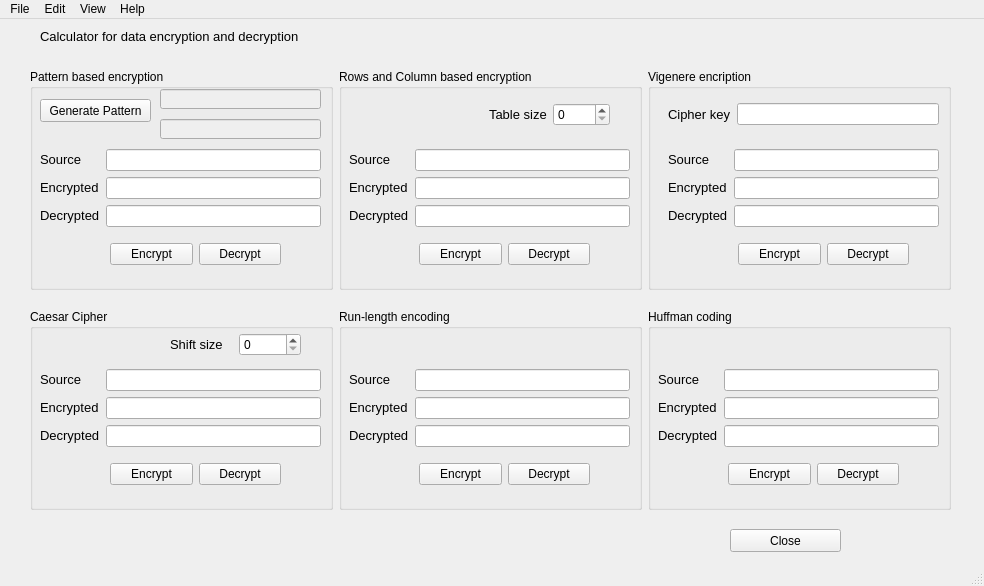
<?xml version="1.0" encoding="UTF-8"?>
<ui version="4.0">
 <class>MainWindow</class>
 <widget class="QMainWindow" name="MainWindow">
  <property name="geometry">
   <rect>
    <x>0</x>
    <y>0</y>
    <width>984</width>
    <height>586</height>
   </rect>
  </property>
  <property name="windowTitle">
   <string>MainWindow</string>
  </property>
  <property name="iconSize">
   <size>
    <width>16</width>
    <height>16</height>
   </size>
  </property>
  <widget class="QWidget" name="centralwidget">
   <widget class="QPushButton" name="pushButton">
    <property name="enabled">
     <bool>true</bool>
    </property>
    <property name="geometry">
     <rect>
      <x>730</x>
      <y>510</y>
      <width>111</width>
      <height>23</height>
     </rect>
    </property>
    <property name="text">
     <string>Close</string>
    </property>
   </widget>
   <widget class="QWidget" name="horizontalLayoutWidget_5">
    <property name="geometry">
     <rect>
      <x>30</x>
      <y>50</y>
      <width>921</width>
      <height>221</height>
     </rect>
    </property>
    <layout class="QHBoxLayout" name="horizontalLayout_5">
     <item>
      <widget class="QGroupBox" name="groupBox">
       <property name="title">
        <string>Pattern based encryption</string>
       </property>
       <widget class="QLineEdit" name="lineEditPattern1">
        <property name="enabled">
         <bool>false</bool>
        </property>
        <property name="geometry">
         <rect>
          <x>130</x>
          <y>20</y>
          <width>161</width>
          <height>20</height>
         </rect>
        </property>
       </widget>
       <widget class="QLineEdit" name="lineEditPattern2">
        <property name="enabled">
         <bool>false</bool>
        </property>
        <property name="geometry">
         <rect>
          <x>130</x>
          <y>50</y>
          <width>161</width>
          <height>20</height>
         </rect>
        </property>
       </widget>
       <widget class="QPushButton" name="pushButtonGeneratePattern">
        <property name="geometry">
         <rect>
          <x>10</x>
          <y>30</y>
          <width>111</width>
          <height>23</height>
         </rect>
        </property>
        <property name="text">
         <string>Generate Pattern</string>
        </property>
       </widget>
       <widget class="QWidget" name="formLayoutWidget">
        <property name="geometry">
         <rect>
          <x>10</x>
          <y>80</y>
          <width>281</width>
          <height>80</height>
         </rect>
        </property>
        <layout class="QFormLayout" name="formLayout">
         <item row="0" column="0">
          <widget class="QLabel" name="labelSource">
           <property name="text">
            <string>&lt;html&gt;&lt;head/&gt;&lt;body&gt;&lt;p&gt;&lt;span style=&quot; font-size:10pt;&quot;&gt;Source&lt;/span&gt;&lt;/p&gt;&lt;/body&gt;&lt;/html&gt;</string>
           </property>
          </widget>
         </item>
         <item row="1" column="0">
          <widget class="QLabel" name="labelEncrypted">
           <property name="text">
            <string>&lt;html&gt;&lt;head/&gt;&lt;body&gt;&lt;p&gt;&lt;span style=&quot; font-size:10pt;&quot;&gt;Encrypted&lt;/span&gt;&lt;/p&gt;&lt;/body&gt;&lt;/html&gt;</string>
           </property>
          </widget>
         </item>
         <item row="2" column="0">
          <widget class="QLabel" name="labelDecrypted">
           <property name="text">
            <string>&lt;html&gt;&lt;head/&gt;&lt;body&gt;&lt;p&gt;&lt;span style=&quot; font-size:10pt;&quot;&gt;Decrypted&lt;/span&gt;&lt;/p&gt;&lt;/body&gt;&lt;/html&gt;</string>
           </property>
          </widget>
         </item>
         <item row="0" column="1">
          <widget class="QLineEdit" name="lineEditSource"/>
         </item>
         <item row="1" column="1">
          <widget class="QLineEdit" name="lineEditEncrypted"/>
         </item>
         <item row="2" column="1">
          <widget class="QLineEdit" name="lineEditDecrypted"/>
         </item>
        </layout>
       </widget>
       <widget class="QWidget" name="horizontalLayoutWidget">
        <property name="geometry">
         <rect>
          <x>80</x>
          <y>170</y>
          <width>171</width>
          <height>31</height>
         </rect>
        </property>
        <layout class="QHBoxLayout" name="horizontalLayout">
         <item>
          <widget class="QPushButton" name="pushButtonEncrypt">
           <property name="text">
            <string>Encrypt</string>
           </property>
          </widget>
         </item>
         <item>
          <widget class="QPushButton" name="pushButtonDecrypt">
           <property name="text">
            <string>Decrypt</string>
           </property>
          </widget>
         </item>
        </layout>
       </widget>
       <zorder>lineEditPattern2</zorder>
       <zorder>pushButtonGeneratePattern</zorder>
       <zorder>formLayoutWidget</zorder>
       <zorder>horizontalLayoutWidget</zorder>
       <zorder>lineEditPattern1</zorder>
      </widget>
     </item>
     <item>
      <widget class="QGroupBox" name="groupBox_2">
       <property name="title">
        <string>Rows and Column based encryption</string>
       </property>
       <widget class="QWidget" name="formLayoutWidget_2">
        <property name="geometry">
         <rect>
          <x>10</x>
          <y>80</y>
          <width>281</width>
          <height>81</height>
         </rect>
        </property>
        <layout class="QFormLayout" name="formLayout_2">
         <item row="0" column="0">
          <widget class="QLabel" name="labelSource_2">
           <property name="text">
            <string>&lt;html&gt;&lt;head/&gt;&lt;body&gt;&lt;p&gt;&lt;span style=&quot; font-size:10pt;&quot;&gt;Source&lt;/span&gt;&lt;/p&gt;&lt;/body&gt;&lt;/html&gt;</string>
           </property>
          </widget>
         </item>
         <item row="0" column="1">
          <widget class="QLineEdit" name="lineEditSource_2"/>
         </item>
         <item row="1" column="0">
          <widget class="QLabel" name="labelEncrypted_2">
           <property name="text">
            <string>&lt;html&gt;&lt;head/&gt;&lt;body&gt;&lt;p&gt;&lt;span style=&quot; font-size:10pt;&quot;&gt;Encrypted&lt;/span&gt;&lt;/p&gt;&lt;/body&gt;&lt;/html&gt;</string>
           </property>
          </widget>
         </item>
         <item row="1" column="1">
          <widget class="QLineEdit" name="lineEditEncrypted_2"/>
         </item>
         <item row="2" column="0">
          <widget class="QLabel" name="labelDecrypted_2">
           <property name="text">
            <string>&lt;html&gt;&lt;head/&gt;&lt;body&gt;&lt;p&gt;&lt;span style=&quot; font-size:10pt;&quot;&gt;Decrypted&lt;/span&gt;&lt;/p&gt;&lt;/body&gt;&lt;/html&gt;</string>
           </property>
          </widget>
         </item>
         <item row="2" column="1">
          <widget class="QLineEdit" name="lineEditDecrypted_2"/>
         </item>
        </layout>
       </widget>
       <widget class="QWidget" name="horizontalLayoutWidget_2">
        <property name="geometry">
         <rect>
          <x>80</x>
          <y>170</y>
          <width>171</width>
          <height>31</height>
         </rect>
        </property>
        <layout class="QHBoxLayout" name="horizontalLayout_2">
         <item>
          <widget class="QPushButton" name="pushButtonEncrypt_2">
           <property name="text">
            <string>Encrypt</string>
           </property>
          </widget>
         </item>
         <item>
          <widget class="QPushButton" name="pushButtonDecrypt_2">
           <property name="text">
            <string>Decrypt</string>
           </property>
          </widget>
         </item>
        </layout>
       </widget>
       <widget class="QWidget" name="horizontalLayoutWidget_8">
        <property name="geometry">
         <rect>
          <x>150</x>
          <y>30</y>
          <width>121</width>
          <height>31</height>
         </rect>
        </property>
        <layout class="QHBoxLayout" name="horizontalLayout_8">
         <item>
          <widget class="QLabel" name="labelTableSize">
           <property name="text">
            <string>&lt;html&gt;&lt;head/&gt;&lt;body&gt;&lt;p&gt;&lt;span style=&quot; font-size:10pt;&quot;&gt;Table size&lt;/span&gt;&lt;/p&gt;&lt;/body&gt;&lt;/html&gt;</string>
           </property>
          </widget>
         </item>
         <item>
          <widget class="QSpinBox" name="spinBox"/>
         </item>
        </layout>
       </widget>
      </widget>
     </item>
     <item>
      <widget class="QGroupBox" name="groupBox_3">
       <property name="title">
        <string>Vigenere encription</string>
       </property>
       <widget class="QWidget" name="horizontalLayoutWidget_4">
        <property name="geometry">
         <rect>
          <x>90</x>
          <y>170</y>
          <width>171</width>
          <height>31</height>
         </rect>
        </property>
        <layout class="QHBoxLayout" name="horizontalLayout_4">
         <item>
          <widget class="QPushButton" name="pushButtonEncrypt_3">
           <property name="text">
            <string>Encrypt</string>
           </property>
          </widget>
         </item>
         <item>
          <widget class="QPushButton" name="pushButtonDecrypt_3">
           <property name="text">
            <string>Decrypt</string>
           </property>
          </widget>
         </item>
        </layout>
       </widget>
       <widget class="QWidget" name="formLayoutWidget_3">
        <property name="geometry">
         <rect>
          <x>20</x>
          <y>80</y>
          <width>271</width>
          <height>81</height>
         </rect>
        </property>
        <layout class="QFormLayout" name="formLayout_4">
         <item row="0" column="0">
          <widget class="QLabel" name="labelSource_3">
           <property name="text">
            <string>&lt;html&gt;&lt;head/&gt;&lt;body&gt;&lt;p&gt;&lt;span style=&quot; font-size:10pt;&quot;&gt;Source&lt;/span&gt;&lt;/p&gt;&lt;/body&gt;&lt;/html&gt;</string>
           </property>
          </widget>
         </item>
         <item row="0" column="1">
          <widget class="QLineEdit" name="lineEditSource_3"/>
         </item>
         <item row="1" column="0">
          <widget class="QLabel" name="labelEncrypted_3">
           <property name="text">
            <string>&lt;html&gt;&lt;head/&gt;&lt;body&gt;&lt;p&gt;&lt;span style=&quot; font-size:10pt;&quot;&gt;Encrypted&lt;/span&gt;&lt;/p&gt;&lt;/body&gt;&lt;/html&gt;</string>
           </property>
          </widget>
         </item>
         <item row="1" column="1">
          <widget class="QLineEdit" name="lineEditEncrypted_3"/>
         </item>
         <item row="2" column="0">
          <widget class="QLabel" name="labelDecrypted_3">
           <property name="text">
            <string>&lt;html&gt;&lt;head/&gt;&lt;body&gt;&lt;p&gt;&lt;span style=&quot; font-size:10pt;&quot;&gt;Decrypted&lt;/span&gt;&lt;/p&gt;&lt;/body&gt;&lt;/html&gt;</string>
           </property>
          </widget>
         </item>
         <item row="2" column="1">
          <widget class="QLineEdit" name="lineEditDecrypted_3"/>
         </item>
        </layout>
       </widget>
       <widget class="QWidget" name="horizontalLayoutWidget_3">
        <property name="geometry">
         <rect>
          <x>20</x>
          <y>30</y>
          <width>271</width>
          <height>31</height>
         </rect>
        </property>
        <layout class="QHBoxLayout" name="horizontalLayout_3">
         <item>
          <widget class="QLabel" name="label_3">
           <property name="text">
            <string>&lt;html&gt;&lt;head/&gt;&lt;body&gt;&lt;p&gt;&lt;span style=&quot; font-size:10pt;&quot;&gt;Cipher key&lt;/span&gt;&lt;/p&gt;&lt;/body&gt;&lt;/html&gt;</string>
           </property>
          </widget>
         </item>
         <item>
          <widget class="QLineEdit" name="lineEditVigenereEncryptionKey">
           <property name="enabled">
            <bool>true</bool>
           </property>
          </widget>
         </item>
        </layout>
       </widget>
      </widget>
     </item>
    </layout>
   </widget>
   <widget class="QLabel" name="label">
    <property name="geometry">
     <rect>
      <x>40</x>
      <y>10</y>
      <width>261</width>
      <height>16</height>
     </rect>
    </property>
    <property name="text">
     <string>&lt;html&gt;&lt;head/&gt;&lt;body&gt;&lt;p&gt;&lt;span style=&quot; font-size:10pt;&quot;&gt;Calculator for data encryption and decryption&lt;/span&gt;&lt;/p&gt;&lt;/body&gt;&lt;/html&gt;</string>
    </property>
   </widget>
   <widget class="QWidget" name="horizontalLayoutWidget_6">
    <property name="geometry">
     <rect>
      <x>30</x>
      <y>290</y>
      <width>921</width>
      <height>201</height>
     </rect>
    </property>
    <layout class="QHBoxLayout" name="horizontalLayout_6">
     <item>
      <widget class="QGroupBox" name="groupBox_4">
       <property name="title">
        <string>Caesar Cipher </string>
       </property>
       <widget class="QWidget" name="formLayoutWidget_4">
        <property name="geometry">
         <rect>
          <x>10</x>
          <y>60</y>
          <width>281</width>
          <height>80</height>
         </rect>
        </property>
        <layout class="QFormLayout" name="formLayout_5">
         <item row="0" column="0">
          <widget class="QLabel" name="labelSource_4">
           <property name="text">
            <string>&lt;html&gt;&lt;head/&gt;&lt;body&gt;&lt;p&gt;&lt;span style=&quot; font-size:10pt;&quot;&gt;Source&lt;/span&gt;&lt;/p&gt;&lt;/body&gt;&lt;/html&gt;</string>
           </property>
          </widget>
         </item>
         <item row="1" column="0">
          <widget class="QLabel" name="labelEncrypted_4">
           <property name="text">
            <string>&lt;html&gt;&lt;head/&gt;&lt;body&gt;&lt;p&gt;&lt;span style=&quot; font-size:10pt;&quot;&gt;Encrypted&lt;/span&gt;&lt;/p&gt;&lt;/body&gt;&lt;/html&gt;</string>
           </property>
          </widget>
         </item>
         <item row="2" column="0">
          <widget class="QLabel" name="labelDecrypted_4">
           <property name="text">
            <string>&lt;html&gt;&lt;head/&gt;&lt;body&gt;&lt;p&gt;&lt;span style=&quot; font-size:10pt;&quot;&gt;Decrypted&lt;/span&gt;&lt;/p&gt;&lt;/body&gt;&lt;/html&gt;</string>
           </property>
          </widget>
         </item>
         <item row="0" column="1">
          <widget class="QLineEdit" name="lineEditSource_4"/>
         </item>
         <item row="1" column="1">
          <widget class="QLineEdit" name="lineEditEncrypted_4"/>
         </item>
         <item row="2" column="1">
          <widget class="QLineEdit" name="lineEditDecrypted_4"/>
         </item>
        </layout>
       </widget>
       <widget class="QWidget" name="horizontalLayoutWidget_7">
        <property name="geometry">
         <rect>
          <x>80</x>
          <y>150</y>
          <width>171</width>
          <height>31</height>
         </rect>
        </property>
        <layout class="QHBoxLayout" name="horizontalLayout_7">
         <item>
          <widget class="QPushButton" name="pushButtonEncrypt_4">
           <property name="text">
            <string>Encrypt</string>
           </property>
          </widget>
         </item>
         <item>
          <widget class="QPushButton" name="pushButtonDecrypt_4">
           <property name="text">
            <string>Decrypt</string>
           </property>
          </widget>
         </item>
        </layout>
       </widget>
       <widget class="QWidget" name="horizontalLayoutWidget_9">
        <property name="geometry">
         <rect>
          <x>140</x>
          <y>20</y>
          <width>131</width>
          <height>31</height>
         </rect>
        </property>
        <layout class="QHBoxLayout" name="horizontalLayout_9">
         <item>
          <widget class="QLabel" name="label_2">
           <property name="text">
            <string>&lt;html&gt;&lt;head/&gt;&lt;body&gt;&lt;p&gt;&lt;span style=&quot; font-size:10pt;&quot;&gt;Shift size&lt;/span&gt;&lt;/p&gt;&lt;/body&gt;&lt;/html&gt;</string>
           </property>
          </widget>
         </item>
         <item>
          <widget class="QSpinBox" name="spinBox_2"/>
         </item>
        </layout>
       </widget>
      </widget>
     </item>
     <item>
      <widget class="QGroupBox" name="groupBox_5">
       <property name="title">
        <string>Run-length encoding</string>
       </property>
       <widget class="QWidget" name="formLayoutWidget_5">
        <property name="geometry">
         <rect>
          <x>10</x>
          <y>60</y>
          <width>281</width>
          <height>80</height>
         </rect>
        </property>
        <layout class="QFormLayout" name="formLayout_6">
         <item row="0" column="0">
          <widget class="QLabel" name="labelSource_5">
           <property name="text">
            <string>&lt;html&gt;&lt;head/&gt;&lt;body&gt;&lt;p&gt;&lt;span style=&quot; font-size:10pt;&quot;&gt;Source&lt;/span&gt;&lt;/p&gt;&lt;/body&gt;&lt;/html&gt;</string>
           </property>
          </widget>
         </item>
         <item row="1" column="0">
          <widget class="QLabel" name="labelEncrypted_5">
           <property name="text">
            <string>&lt;html&gt;&lt;head/&gt;&lt;body&gt;&lt;p&gt;&lt;span style=&quot; font-size:10pt;&quot;&gt;Encrypted&lt;/span&gt;&lt;/p&gt;&lt;/body&gt;&lt;/html&gt;</string>
           </property>
          </widget>
         </item>
         <item row="2" column="0">
          <widget class="QLabel" name="labelDecrypted_5">
           <property name="text">
            <string>&lt;html&gt;&lt;head/&gt;&lt;body&gt;&lt;p&gt;&lt;span style=&quot; font-size:10pt;&quot;&gt;Decrypted&lt;/span&gt;&lt;/p&gt;&lt;/body&gt;&lt;/html&gt;</string>
           </property>
          </widget>
         </item>
         <item row="0" column="1">
          <widget class="QLineEdit" name="lineEditSource_5"/>
         </item>
         <item row="1" column="1">
          <widget class="QLineEdit" name="lineEditEncrypted_5"/>
         </item>
         <item row="2" column="1">
          <widget class="QLineEdit" name="lineEditDecrypted_5"/>
         </item>
        </layout>
       </widget>
       <widget class="QWidget" name="horizontalLayoutWidget_10">
        <property name="geometry">
         <rect>
          <x>80</x>
          <y>150</y>
          <width>171</width>
          <height>31</height>
         </rect>
        </property>
        <layout class="QHBoxLayout" name="horizontalLayout_10">
         <item>
          <widget class="QPushButton" name="pushButtonEncrypt_5">
           <property name="text">
            <string>Encrypt</string>
           </property>
          </widget>
         </item>
         <item>
          <widget class="QPushButton" name="pushButtonDecrypt_5">
           <property name="text">
            <string>Decrypt</string>
           </property>
          </widget>
         </item>
        </layout>
       </widget>
      </widget>
     </item>
     <item>
      <widget class="QGroupBox" name="groupBox_6">
       <property name="title">
        <string>Huffman coding</string>
       </property>
       <widget class="QWidget" name="formLayoutWidget_6">
        <property name="geometry">
         <rect>
          <x>10</x>
          <y>60</y>
          <width>281</width>
          <height>80</height>
         </rect>
        </property>
        <layout class="QFormLayout" name="formLayout_7">
         <item row="0" column="0">
          <widget class="QLabel" name="labelSource_6">
           <property name="text">
            <string>&lt;html&gt;&lt;head/&gt;&lt;body&gt;&lt;p&gt;&lt;span style=&quot; font-size:10pt;&quot;&gt;Source&lt;/span&gt;&lt;/p&gt;&lt;/body&gt;&lt;/html&gt;</string>
           </property>
          </widget>
         </item>
         <item row="1" column="0">
          <widget class="QLabel" name="labelEncrypted_6">
           <property name="text">
            <string>&lt;html&gt;&lt;head/&gt;&lt;body&gt;&lt;p&gt;&lt;span style=&quot; font-size:10pt;&quot;&gt;Encrypted&lt;/span&gt;&lt;/p&gt;&lt;/body&gt;&lt;/html&gt;</string>
           </property>
          </widget>
         </item>
         <item row="2" column="0">
          <widget class="QLabel" name="labelDecrypted_6">
           <property name="text">
            <string>&lt;html&gt;&lt;head/&gt;&lt;body&gt;&lt;p&gt;&lt;span style=&quot; font-size:10pt;&quot;&gt;Decrypted&lt;/span&gt;&lt;/p&gt;&lt;/body&gt;&lt;/html&gt;</string>
           </property>
          </widget>
         </item>
         <item row="0" column="1">
          <widget class="QLineEdit" name="lineEditSource_6"/>
         </item>
         <item row="1" column="1">
          <widget class="QLineEdit" name="lineEditEncrypted_6"/>
         </item>
         <item row="2" column="1">
          <widget class="QLineEdit" name="lineEditDecrypted_6"/>
         </item>
        </layout>
       </widget>
       <widget class="QWidget" name="horizontalLayoutWidget_11">
        <property name="geometry">
         <rect>
          <x>80</x>
          <y>150</y>
          <width>171</width>
          <height>31</height>
         </rect>
        </property>
        <layout class="QHBoxLayout" name="horizontalLayout_11">
         <item>
          <widget class="QPushButton" name="pushButtonEncrypt_6">
           <property name="text">
            <string>Encrypt</string>
           </property>
          </widget>
         </item>
         <item>
          <widget class="QPushButton" name="pushButtonDecrypt_6">
           <property name="text">
            <string>Decrypt</string>
           </property>
          </widget>
         </item>
        </layout>
       </widget>
      </widget>
     </item>
    </layout>
   </widget>
  </widget>
  <widget class="QMenuBar" name="menubar">
   <property name="geometry">
    <rect>
     <x>0</x>
     <y>0</y>
     <width>984</width>
     <height>21</height>
    </rect>
   </property>
   <widget class="QMenu" name="menuFile">
    <property name="title">
     <string>File</string>
    </property>
    <addaction name="actionNew"/>
    <addaction name="separator"/>
   </widget>
   <widget class="QMenu" name="menuEdit">
    <property name="title">
     <string>Edit</string>
    </property>
   </widget>
   <widget class="QMenu" name="menuView">
    <property name="title">
     <string>View</string>
    </property>
   </widget>
   <widget class="QMenu" name="menuHelp">
    <property name="title">
     <string>Help</string>
    </property>
   </widget>
   <addaction name="menuFile"/>
   <addaction name="menuEdit"/>
   <addaction name="menuView"/>
   <addaction name="menuHelp"/>
  </widget>
  <widget class="QStatusBar" name="statusbar"/>
  <action name="actionNew">
   <property name="text">
    <string>New</string>
   </property>
  </action>
 </widget>
 <resources/>
 <connections>
  <connection>
   <sender>pushButton</sender>
   <signal>clicked()</signal>
   <receiver>MainWindow</receiver>
   <slot>close()</slot>
   <hints>
    <hint type="sourcelabel">
     <x>380</x>
     <y>529</y>
    </hint>
    <hint type="destinationlabel">
     <x>409</x>
     <y>564</y>
    </hint>
   </hints>
  </connection>
 </connections>
</ui>
